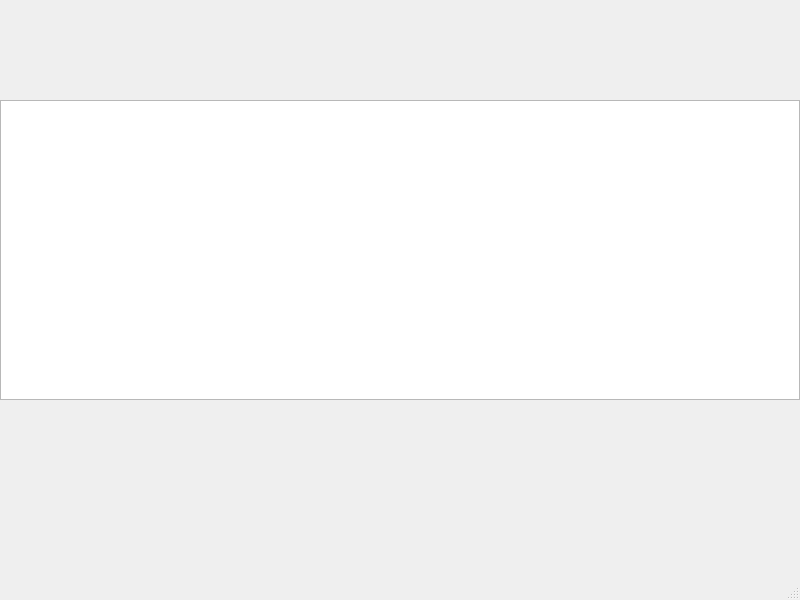
<?xml version="1.0" encoding="UTF-8"?>
<ui version="4.0">
 <class>certifierreceptioncolis</class>
 <widget class="QMainWindow" name="certifierreceptioncolis">
  <property name="geometry">
   <rect>
    <x>0</x>
    <y>0</y>
    <width>800</width>
    <height>600</height>
   </rect>
  </property>
  <property name="windowTitle">
   <string>MainWindow</string>
  </property>
  <widget class="QWidget" name="centralwidget">
   <widget class="QTableWidget" name="tableWidget">
    <property name="geometry">
     <rect>
      <x>0</x>
      <y>100</y>
      <width>800</width>
      <height>300</height>
     </rect>
    </property>
   </widget>
  </widget>
  <widget class="QMenuBar" name="menubar">
   <property name="geometry">
    <rect>
     <x>0</x>
     <y>0</y>
     <width>800</width>
     <height>22</height>
    </rect>
   </property>
  </widget>
  <widget class="QStatusBar" name="statusbar"/>
 </widget>
 <resources/>
 <connections/>
</ui>
